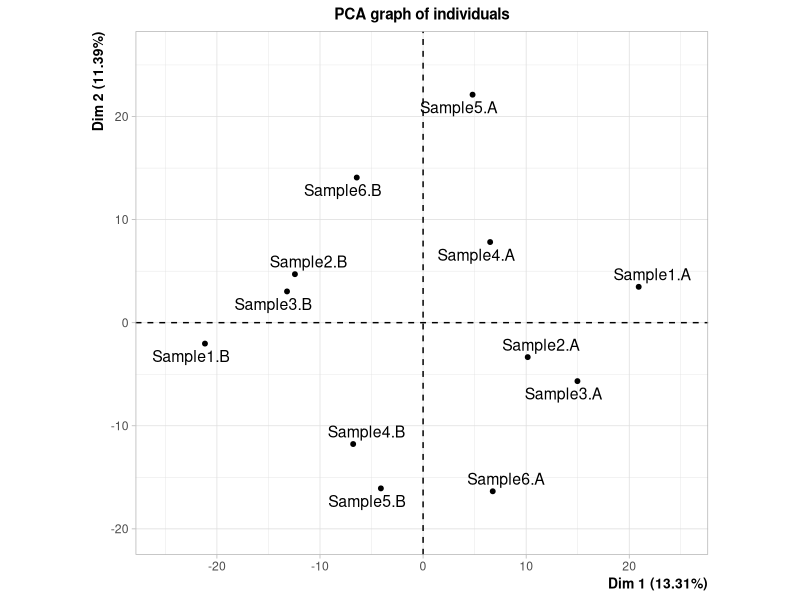
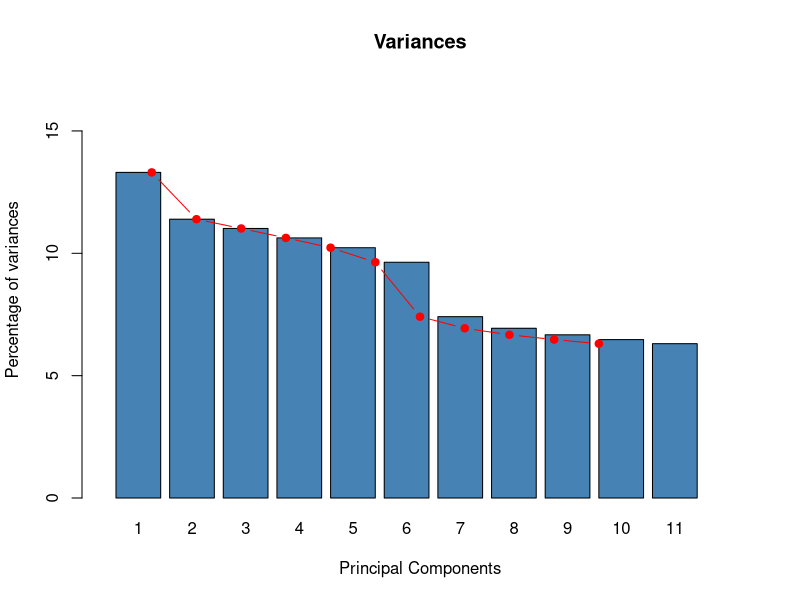
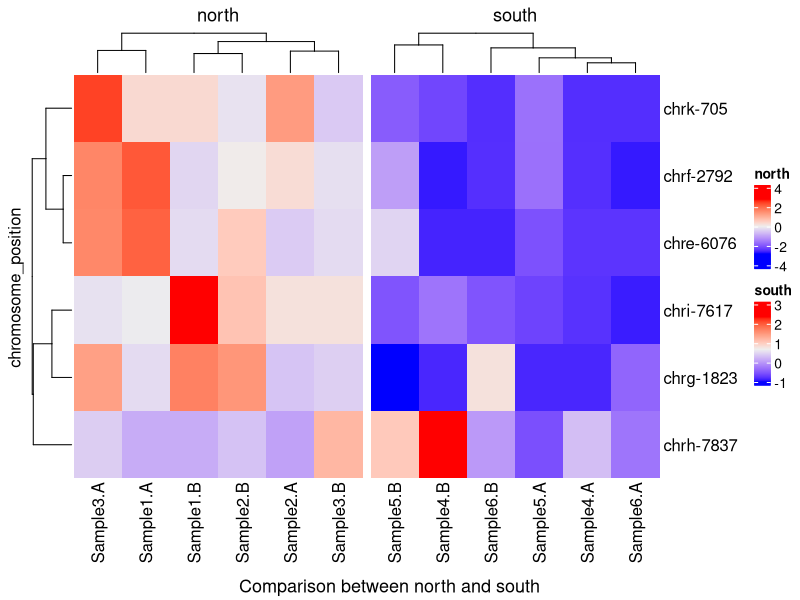

Here is the R script that generated these plots, in order:
## ---- chunk 1
knitr::opts_chunk$set(echo = TRUE)
knitr::opts_chunk$set(warning = FALSE)
knitr::opts_chunk$set(message = FALSE)
## ---- chunk 2
library("tidyr")
library("ggplot2")
library("tibble")
library("ComplexHeatmap")
library("FactoMineR")
## ---- chunk 3

data.1<-read.csv("exercise_data.csv",header = T)

#merge the chromosome and position columns

data.2<- data.1 %>%
  unite("chromosome", Chromosome:Position, sep= "-", 
        remove = T)

data.2<- data.frame(data.2[,-1], row.names=data.2[,1])

head(data.2)

dim(data.2)

## ---- chunk 4

samples<-colnames(data.2)

location<-c("north","north","north","north","north","north","south","south","south","south","south","south")

metadata<-data.frame(samples,location)

head(metadata)


## ---- chunk 5

data.3<-as.data.frame(t(data.2))

data.4<-add_column(data.3, sample=as.factor(metadata$location), .before = 1)

head(data.4[,1:10])

## ---- chunk 6

pca <- PCA(data.4[,2:ncol(data.4)], scale.unit=TRUE, ncp=5,graph = FALSE)

plot(pca, choix = "ind")

## ---- chunk 7
eigenvalues <- pca$eig

barplot(eigenvalues[, 2], names.arg=1:nrow(eigenvalues), 
       main = "Variances",
       xlab = "Principal Components",
       ylab = "Percentage of variances",
       xlim=c(0,14), ylim=c(0,17),
       col ="steelblue")
lines(x = 1:nrow(eigenvalues), eigenvalues[, 2], 
      type="b", pch=19, col = "red")

## ---- chunk 8
var<-as.data.frame(pca$var$contrib)

dim1 <- var[order(-var$Dim.1),]

dim1_positions<-(rownames(dim1)[1:500])

head(dim1)
## ---- chunk 9

head(dim1_positions)

## ---- chunk 10

scale_data<- scale(data.4[,2:ncol(data.4)],center=TRUE,scale=TRUE)

summary(scale_data[,2:10])

## ---- chunk 11

data_stat<-as.data.frame(scale_data[,2:ncol(scale_data)])

number.of.samples<-ncol(data_stat)

input<-t(data_stat)

# Create a output

p.value.vector <- c()

# Assign it to a list

p.value.list <- numeric(number.of.samples)

head(input)
## ---- chunk 12
features <-1:nrow(input)
## ---- chunk 13
for (i in features) {
  north <- unlist(input[i, 1:6])
  south <- unlist(input[i, 6:12])
  wilcox.test.i <- wilcox.test(north, south,
                               mu=0,
                               alt="two.sided",
                               p.adjust.method="BH",
                               paired=F,
                               conf.int=F,
                               conf.level=0.95,
                               exact=F
  )
  p.value.list[i] <- wilcox.test.i["p.value"]
}
## ---- chunk 14
data.list.df <- paste(rownames(input))

data.list.df<-as.data.frame(data.list.df)

p.value_data<- data.frame(matrix(unlist(p.value.list ), nrow=length(p.value.list ), byrow=TRUE))

colnames(p.value_data)<-"p.value"

## ---- chunk 15
wilcox.test.results <- cbind(data.list.df, p.value_data)

wilcox.test.results_top<-wilcox.test.results[which(wilcox.test.results[,2] <= 0.05),]

print(wilcox.test.results_top)
## ---- chunk 16

pca_wilcox<-intersect(wilcox.test.results_top$data.list.df,dim1_positions)

print(pca_wilcox)

## ---- chunk 17

data_heatmap<-input[rownames(input) %in% pca_wilcox,]

ht1 = Heatmap(data_heatmap[,1:6], name = "north", row_title = "", column_title = "north")
ht2 = Heatmap(data_heatmap[,7:12], name = "south", row_title = "", column_title = "south")

ht_list = ht1 + ht2

draw(ht_list, row_title = "chromosome_position", row_title_gp = gpar(col = "black"),
     column_title = "Comparison between north and south", column_title_side = "bottom")
